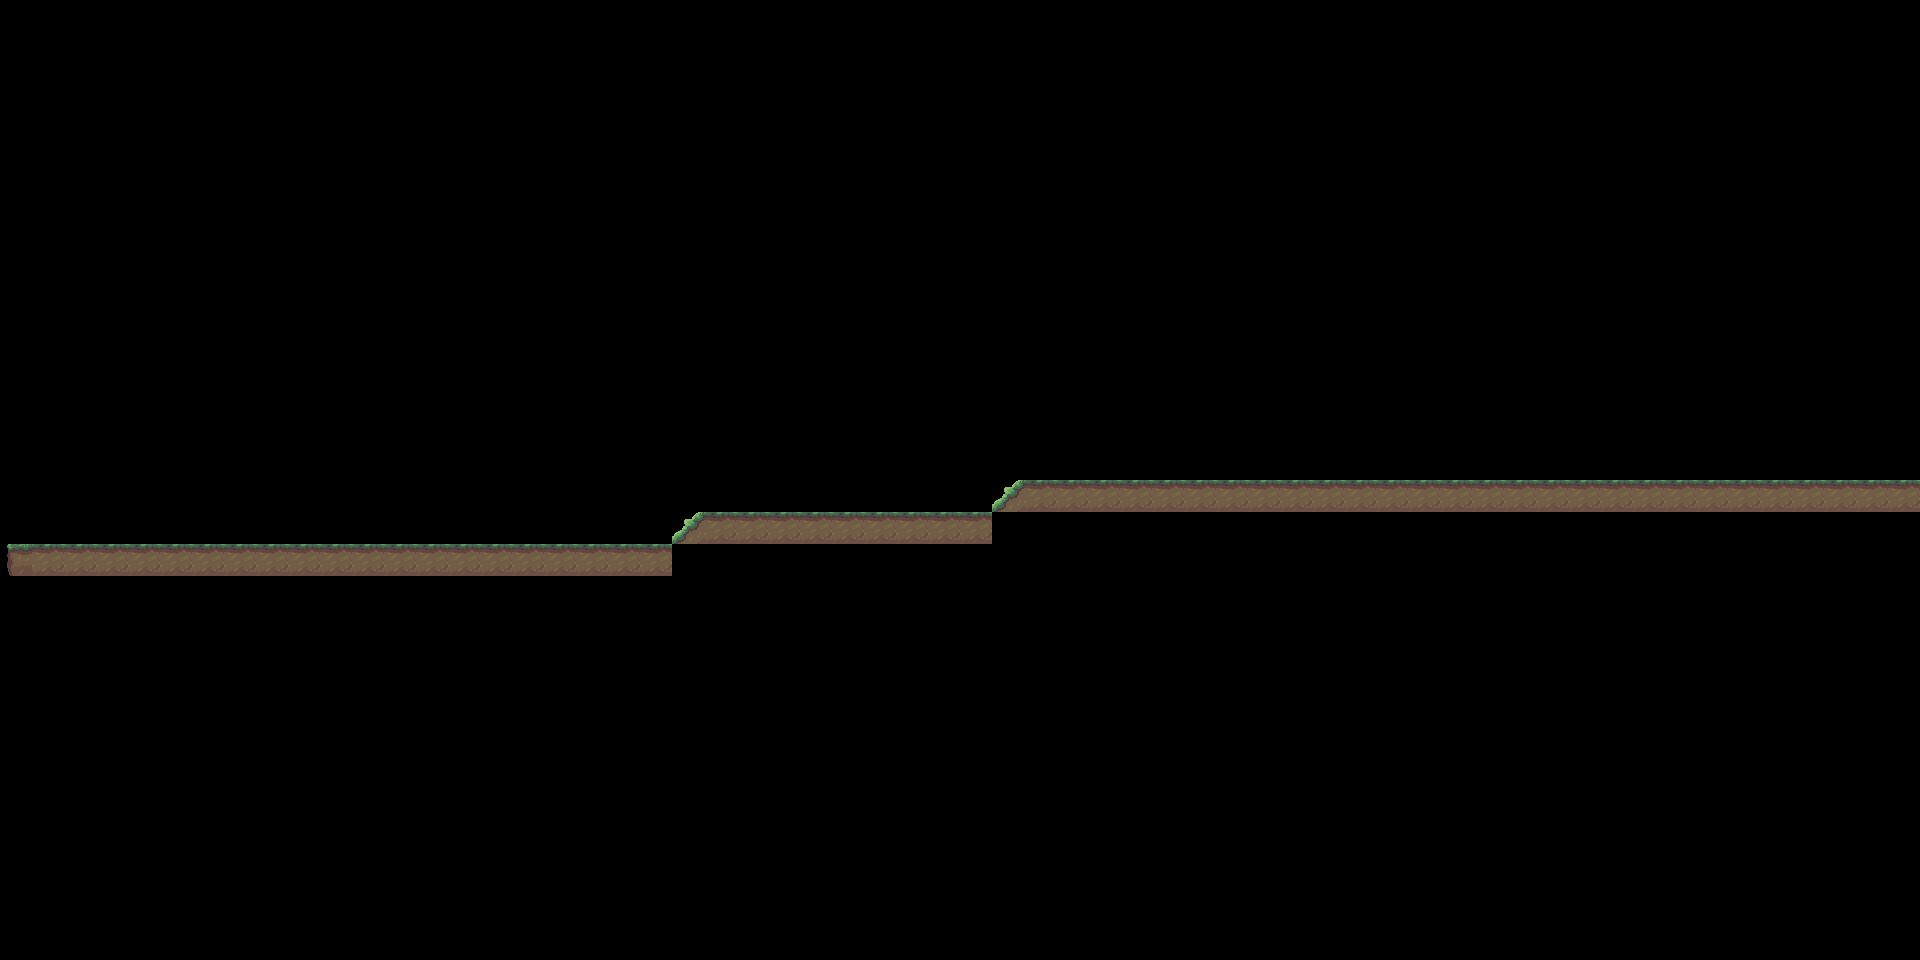

A 2D game scene composited from a Tiled map and its tileset images. What follows is a short description and the map's XML, with every tile layer's data as written:
An orthogonal 60x30 tile map with 32x32 px tiles, 1 tile layer (Tile Layer 1).

<map version="1.2" tiledversion="1.3.5" orientation="orthogonal" renderorder="right-down" width="60" height="30" tilewidth="32" tileheight="32" infinite="0" nextlayerid="2" nextobjectid="1">
 <tileset firstgid="1" name="tiles" tilewidth="32" tileheight="32" tilecount="232" columns="29">
  <image source="tileset.png" width="950" height="256" />
 </tileset>
 <layer id="1" name="Tile Layer 1" width="60" height="30">
  <data encoding="csv">
0,0,0,0,0,0,0,0,0,0,0,0,0,0,0,0,0,0,0,0,0,0,0,0,0,0,0,0,0,0,0,0,0,0,0,0,0,0,0,0,0,0,0,0,0,0,0,0,0,0,0,0,0,0,0,0,0,0,0,0,
0,0,0,0,0,0,0,0,0,0,0,0,0,0,0,0,0,0,0,0,0,0,0,0,0,0,0,0,0,0,0,0,0,0,0,0,0,0,0,0,0,0,0,0,0,0,0,0,0,0,0,0,0,0,0,0,0,0,0,0,
0,0,0,0,0,0,0,0,0,0,0,0,0,0,0,0,0,0,0,0,0,0,0,0,0,0,0,0,0,0,0,0,0,0,0,0,0,0,0,0,0,0,0,0,0,0,0,0,0,0,0,0,0,0,0,0,0,0,0,0,
0,0,0,0,0,0,0,0,0,0,0,0,0,0,0,0,0,0,0,0,0,0,0,0,0,0,0,0,0,0,0,0,0,0,0,0,0,0,0,0,0,0,0,0,0,0,0,0,0,0,0,0,0,0,0,0,0,0,0,0,
0,0,0,0,0,0,0,0,0,0,0,0,0,0,0,0,0,0,0,0,0,0,0,0,0,0,0,0,0,0,0,0,0,0,0,0,0,0,0,0,0,0,0,0,0,0,0,0,0,0,0,0,0,0,0,0,0,0,0,0,
0,0,0,0,0,0,0,0,0,0,0,0,0,0,0,0,0,0,0,0,0,0,0,0,0,0,0,0,0,0,0,0,0,0,0,0,0,0,0,0,0,0,0,0,0,0,0,0,0,0,0,0,0,0,0,0,0,0,0,0,
0,0,0,0,0,0,0,0,0,0,0,0,0,0,0,0,0,0,0,0,0,0,0,0,0,0,0,0,0,0,0,0,0,0,0,0,0,0,0,0,0,0,0,0,0,0,0,0,0,0,0,0,0,0,0,0,0,0,0,0,
0,0,0,0,0,0,0,0,0,0,0,0,0,0,0,0,0,0,0,0,0,0,0,0,0,0,0,0,0,0,0,0,0,0,0,0,0,0,0,0,0,0,0,0,0,0,0,0,0,0,0,0,0,0,0,0,0,0,0,0,
0,0,0,0,0,0,0,0,0,0,0,0,0,0,0,0,0,0,0,0,0,0,0,0,0,0,0,0,0,0,0,0,0,0,0,0,0,0,0,0,0,0,0,0,0,0,0,0,0,0,0,0,0,0,0,0,0,0,0,0,
0,0,0,0,0,0,0,0,0,0,0,0,0,0,0,0,0,0,0,0,0,0,0,0,0,0,0,0,0,0,0,0,0,0,0,0,0,0,0,0,0,0,0,0,0,0,0,0,0,0,0,0,0,0,0,0,0,0,0,0,
0,0,0,0,0,0,0,0,0,0,0,0,0,0,0,0,0,0,0,0,0,0,0,0,0,0,0,0,0,0,0,0,0,0,0,0,0,0,0,0,0,0,0,0,0,0,0,0,0,0,0,0,0,0,0,0,0,0,0,0,
0,0,0,0,0,0,0,0,0,0,0,0,0,0,0,0,0,0,0,0,0,0,0,0,0,0,0,0,0,0,0,0,0,0,0,0,0,0,0,0,0,0,0,0,0,0,0,0,0,0,0,0,0,0,0,0,0,0,0,0,
0,0,0,0,0,0,0,0,0,0,0,0,0,0,0,0,0,0,0,0,0,0,0,0,0,0,0,0,0,0,0,0,0,0,0,0,0,0,0,0,0,0,0,0,0,0,0,0,0,0,0,0,0,0,0,0,0,0,0,0,
0,0,0,0,0,0,0,0,0,0,0,0,0,0,0,0,0,0,0,0,0,0,0,0,0,0,0,0,0,0,0,0,0,0,0,0,0,0,0,0,0,0,0,0,0,0,0,0,0,0,0,0,0,0,0,0,0,0,0,0,
0,0,0,0,0,0,0,0,0,0,0,0,0,0,0,0,0,0,0,0,0,0,0,0,0,0,0,0,0,0,0,0,0,0,0,0,0,0,0,0,0,0,0,0,0,0,0,0,0,0,0,0,0,0,0,0,0,0,0,0,
0,0,0,0,0,0,0,0,0,0,0,0,0,0,0,0,0,0,0,0,0,0,0,0,0,0,0,0,0,0,0,195,156,156,156,156,156,156,156,156,156,156,156,156,156,156,156,156,156,156,156,156,156,156,156,156,156,156,156,156,
0,0,0,0,0,0,0,0,0,0,0,0,0,0,0,0,0,0,0,0,0,195,156,156,156,156,156,156,156,156,156,0,0,0,0,0,0,0,0,0,0,0,0,0,0,0,0,0,0,0,0,0,0,0,0,0,0,0,0,0,
40,156,156,156,156,156,156,156,156,156,156,156,156,156,156,156,156,156,156,156,156,0,0,0,0,0,0,0,0,0,0,0,0,0,0,0,0,0,0,0,0,0,0,0,0,0,0,0,0,0,0,0,0,0,0,0,0,0,0,0,
0,0,0,0,0,0,0,0,0,0,0,0,0,0,0,0,0,0,0,0,0,0,0,0,0,0,0,0,0,0,0,0,0,0,0,0,0,0,0,0,0,0,0,0,0,0,0,0,0,0,0,0,0,0,0,0,0,0,0,0,
0,0,0,0,0,0,0,0,0,0,0,0,0,0,0,0,0,0,0,0,0,0,0,0,0,0,0,0,0,0,0,0,0,0,0,0,0,0,0,0,0,0,0,0,0,0,0,0,0,0,0,0,0,0,0,0,0,0,0,0,
0,0,0,0,0,0,0,0,0,0,0,0,0,0,0,0,0,0,0,0,0,0,0,0,0,0,0,0,0,0,0,0,0,0,0,0,0,0,0,0,0,0,0,0,0,0,0,0,0,0,0,0,0,0,0,0,0,0,0,0,
0,0,0,0,0,0,0,0,0,0,0,0,0,0,0,0,0,0,0,0,0,0,0,0,0,0,0,0,0,0,0,0,0,0,0,0,0,0,0,0,0,0,0,0,0,0,0,0,0,0,0,0,0,0,0,0,0,0,0,0,
0,0,0,0,0,0,0,0,0,0,0,0,0,0,0,0,0,0,0,0,0,0,0,0,0,0,0,0,0,0,0,0,0,0,0,0,0,0,0,0,0,0,0,0,0,0,0,0,0,0,0,0,0,0,0,0,0,0,0,0,
0,0,0,0,0,0,0,0,0,0,0,0,0,0,0,0,0,0,0,0,0,0,0,0,0,0,0,0,0,0,0,0,0,0,0,0,0,0,0,0,0,0,0,0,0,0,0,0,0,0,0,0,0,0,0,0,0,0,0,0,
0,0,0,0,0,0,0,0,0,0,0,0,0,0,0,0,0,0,0,0,0,0,0,0,0,0,0,0,0,0,0,0,0,0,0,0,0,0,0,0,0,0,0,0,0,0,0,0,0,0,0,0,0,0,0,0,0,0,0,0,
0,0,0,0,0,0,0,0,0,0,0,0,0,0,0,0,0,0,0,0,0,0,0,0,0,0,0,0,0,0,0,0,0,0,0,0,0,0,0,0,0,0,0,0,0,0,0,0,0,0,0,0,0,0,0,0,0,0,0,0,
0,0,0,0,0,0,0,0,0,0,0,0,0,0,0,0,0,0,0,0,0,0,0,0,0,0,0,0,0,0,0,0,0,0,0,0,0,0,0,0,0,0,0,0,0,0,0,0,0,0,0,0,0,0,0,0,0,0,0,0,
0,0,0,0,0,0,0,0,0,0,0,0,0,0,0,0,0,0,0,0,0,0,0,0,0,0,0,0,0,0,0,0,0,0,0,0,0,0,0,0,0,0,0,0,0,0,0,0,0,0,0,0,0,0,0,0,0,0,0,0,
0,0,0,0,0,0,0,0,0,0,0,0,0,0,0,0,0,0,0,0,0,0,0,0,0,0,0,0,0,0,0,0,0,0,0,0,0,0,0,0,0,0,0,0,0,0,0,0,0,0,0,0,0,0,0,0,0,0,0,0,
0,0,0,0,0,0,0,0,0,0,0,0,0,0,0,0,0,0,0,0,0,0,0,0,0,0,0,0,0,0,0,0,0,0,0,0,0,0,0,0,0,0,0,0,0,0,0,0,0,0,0,0,0,0,0,0,0,0,0,0
</data>
 </layer>
</map>
